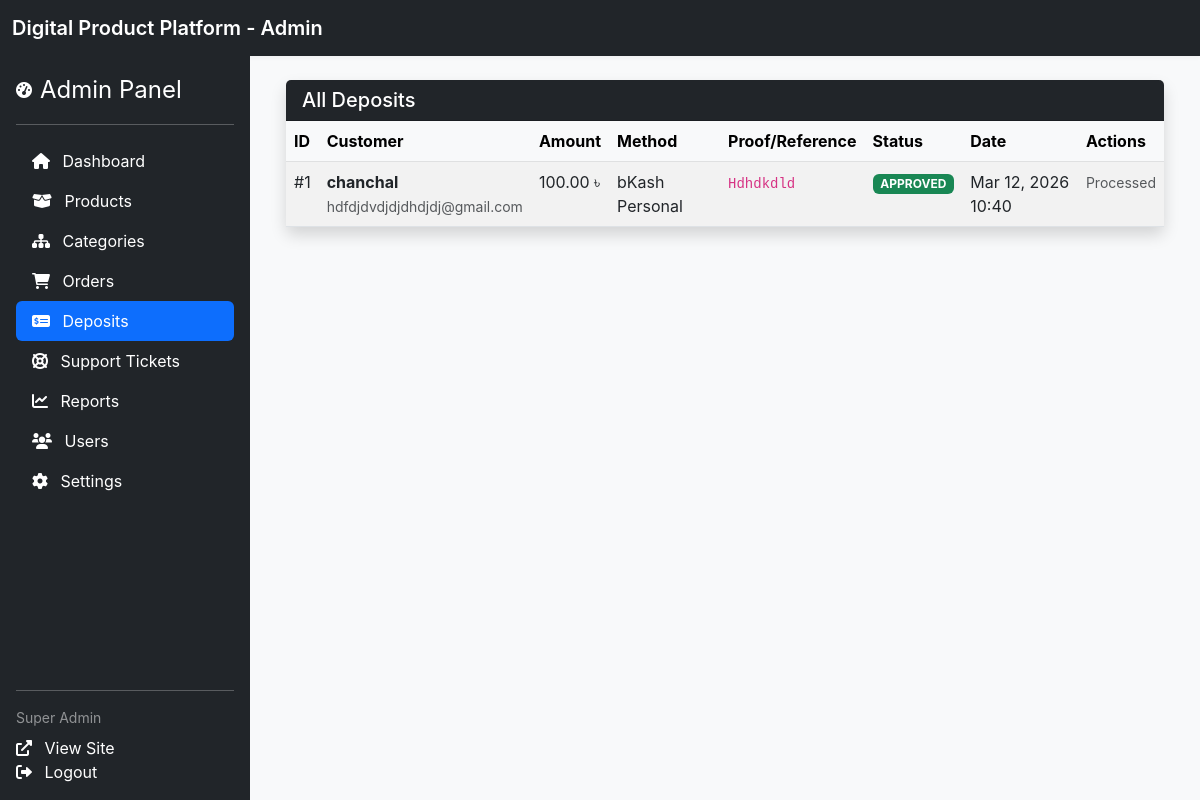
The page /admin/deposits (signed in) on the database its author committed.
### tables this page shows
CREATE TABLE deposits (
                id INTEGER PRIMARY KEY AUTOINCREMENT,
                user_id INTEGER,
                amount REAL NOT NULL,
                payment_method_id INTEGER,
                proof TEXT, -- Path to image proof
                status TEXT DEFAULT 'pending', -- pending, approved, rejected
                created_at DATETIME DEFAULT CURRENT_TIMESTAMP,
                FOREIGN KEY (user_id) REFERENCES users(id),
                FOREIGN KEY (payment_method_id) REFERENCES payment_methods(id)
            );

CREATE TABLE users (
                id INTEGER PRIMARY KEY AUTOINCREMENT,
                name TEXT NOT NULL,
                email TEXT NOT NULL UNIQUE,
                password TEXT NOT NULL,
                role_id INTEGER,
                wallet_balance REAL DEFAULT 0,
                status TEXT DEFAULT 'active', -- active, suspended, pending
                created_at DATETIME DEFAULT CURRENT_TIMESTAMP,
                FOREIGN KEY (role_id) REFERENCES roles(id)
            );

CREATE TABLE payment_methods (
                id INTEGER PRIMARY KEY AUTOINCREMENT,
                name TEXT NOT NULL,
                details TEXT, -- JSON or text details for payment info
                status TEXT DEFAULT 'active'
            );

### core/Helpers.php (called while the page is built, shortened)
<?php
class Helpers {
    public static function formatCurrency($amount) {
        return number_format($amount, 2) . ' ৳';
    }
}

### modules/admin/deposits.php (the view, shortened to what this page needs)
<?php
$db = Database::getInstance();
$stmtPending = $db->query("
    SELECT d.*, u.name as customer_name, u.email as customer_email, pm.name as method_name
    FROM deposits d
    JOIN users u ON d.user_id = u.id
    JOIN payment_methods pm ON d.payment_method_id = pm.id
    ORDER BY d.id DESC
");
$deposits = $stmtPending->fetchAll();
include 'includes/admin_header.php';
include 'includes/admin_sidebar.php';
?>
<div class="admin-content flex-grow-1 p-4">
    <div class="container-fluid">
        <div class="card shadow">
        <div class="card-header bg-dark text-white d-flex justify-content-between align-items-center">
            <h5 class="mb-0">All Deposits</h5>
        </div>
        <div class="card-body p-0">
            <div class="table-responsive">
                <table class="table table-hover table-striped mb-0">
                    <thead class="table-light">
                        <tr>
                            <th>ID</th>
                            <th>Customer</th>
                            <th>Amount</th>
                            <th>Method</th>
                            <th>Proof/Reference</th>
                            <th>Status</th>
                            <th>Date</th>
                            <th>Actions</th>
                        </tr>
                    </thead>
                    <tbody>
                        <?php foreach ($deposits as $d): ?>
                            <tr>
                                <td>#<?php echo $d['id']; ?></td>
                                <td>
                                    <strong><?php echo $d['customer_name']; ?></strong><br>
                                    <small class="text-muted"><?php echo $d['customer_email']; ?></small>
                                </td>
                                <td><?php echo Helpers::formatCurrency($d['amount']); ?></td>
                                <td><?php echo $d['method_name']; ?></td>
                                <td><code class="small"><?php echo htmlspecialchars($d['proof']); ?></code></td>
                                <td>
                                    <span class="badge bg-<?php echo $d['status'] == 'approved' ? 'success' : ($d['status'] == 'pending' ? 'warning' : 'danger'); ?>">
                                        <?php echo strtoupper($d['status']); ?>
                                    </span>
                                </td>
                                <td><?php echo date('M d, Y H:i', strtotime($d['created_at'])); ?></td>
                                <td>
                                    <?php if ($d['status'] == 'pending'): ?>
                                        <form action="" method="POST" class="d-inline">
                                            <input type="hidden" name="deposit_id" value="<?php echo $d['id']; ?>">
                                            <input type="hidden" name="update_deposit" value="1">
                                            <button type="submit" name="status" value="approved" class="btn btn-sm btn-success" onclick="return confirm('Approve this deposit?')">Approve</button>
                                            <button type="submit" name="status" value="rejected" class="btn btn-sm btn-danger" onclick="return confirm('Reject this deposit?')">Reject</button>
                                        </form>
                                    <?php else: ?>
                                        <span class="text-muted small">Processed</span>
                                    <?php endif; ?>
                                </td>
                            </tr>
                        <?php endforeach; ?>
                            </tbody>
                        </table>
                    </div>
                </div>
            </div>
        </div>
    </div>
</div>
<?php include 'includes/admin_footer.php'; ?>

### assets/css/style.css (style rules this page uses)
body { font-family: -apple-system, BlinkMacSystemFont, "Segoe UI", Roboto, "Helvetica Neue", Arial, sans-serif; background-color: #f8f9fa; color: #212529; }
.card { border: none; transition: box-shadow 0.2s; }
.admin-content { margin-left: 250px; width: calc(100% - 250px); min-height: calc(100vh - 56px); }

### rows shown on the page
deposits: id "1", user.name "chanchal", user.email "hdfdjdvdjdjdhdjdj@gmail.com", amount "100.00 ৳", payment_method.name "bKash Personal", proof "Hdhdkdld", status "APPROVED", created_at "Mar 12, 2026 10:40", shows "Processed"

### other values the page prints
SITE_NAME "Digital Product Platform"
$_SESSION['user_name'] "Super Admin"
